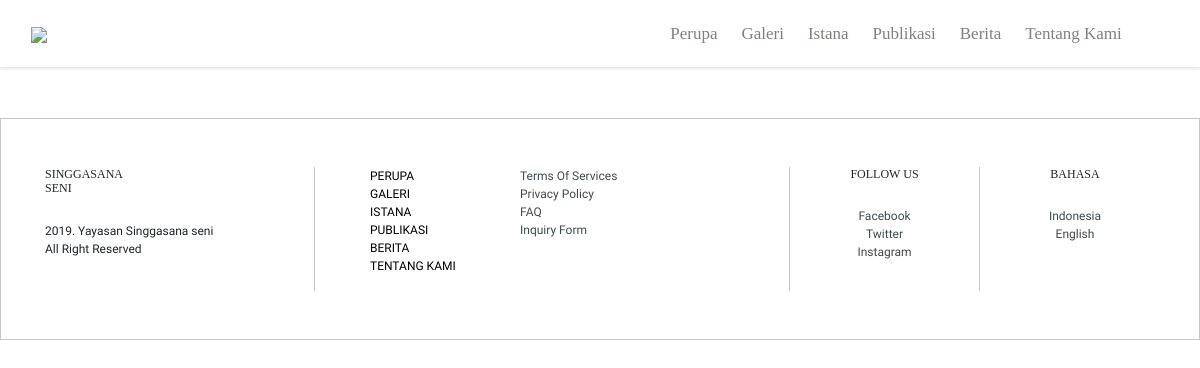
The app's page /privacypolicy/, older data.
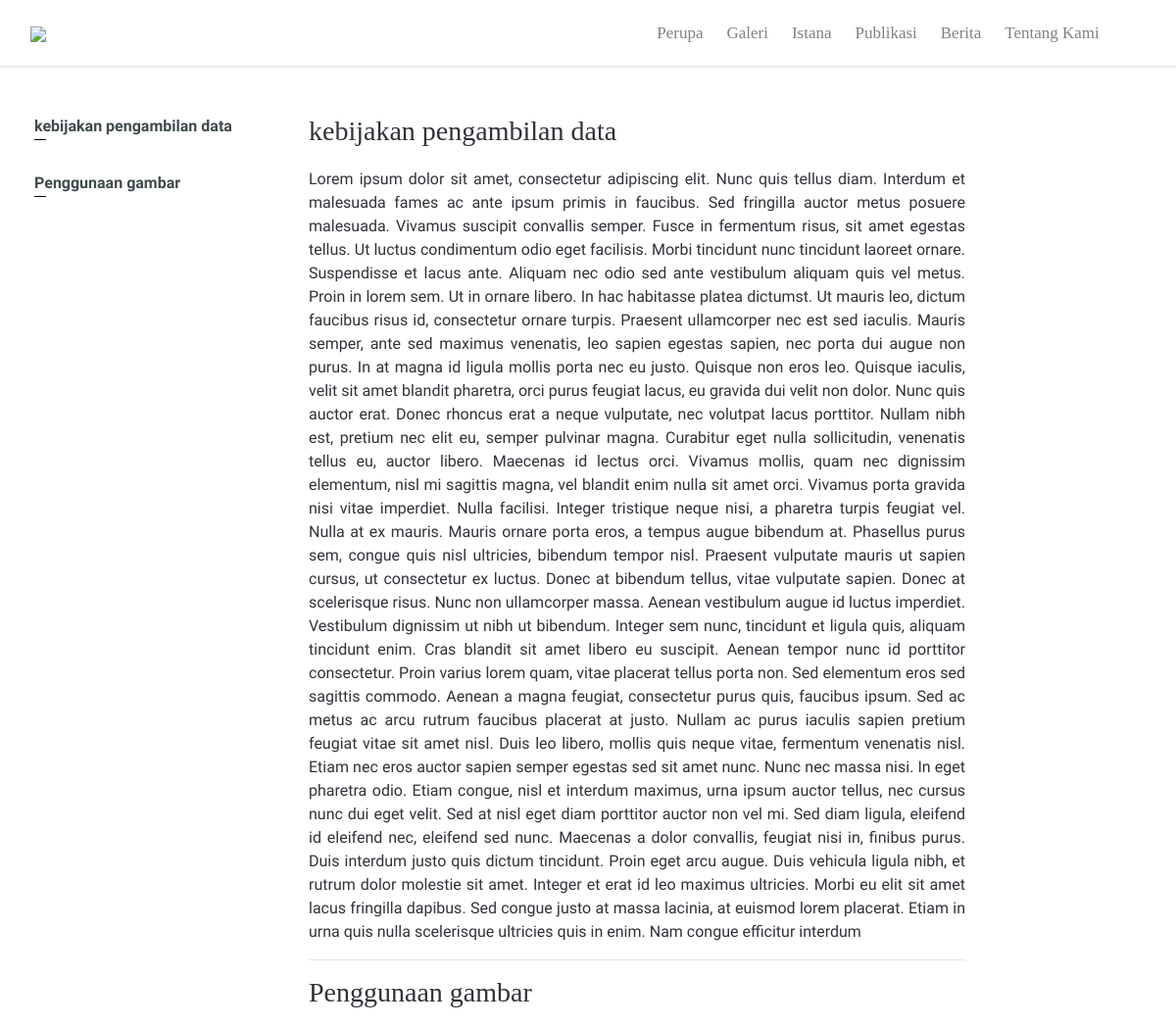
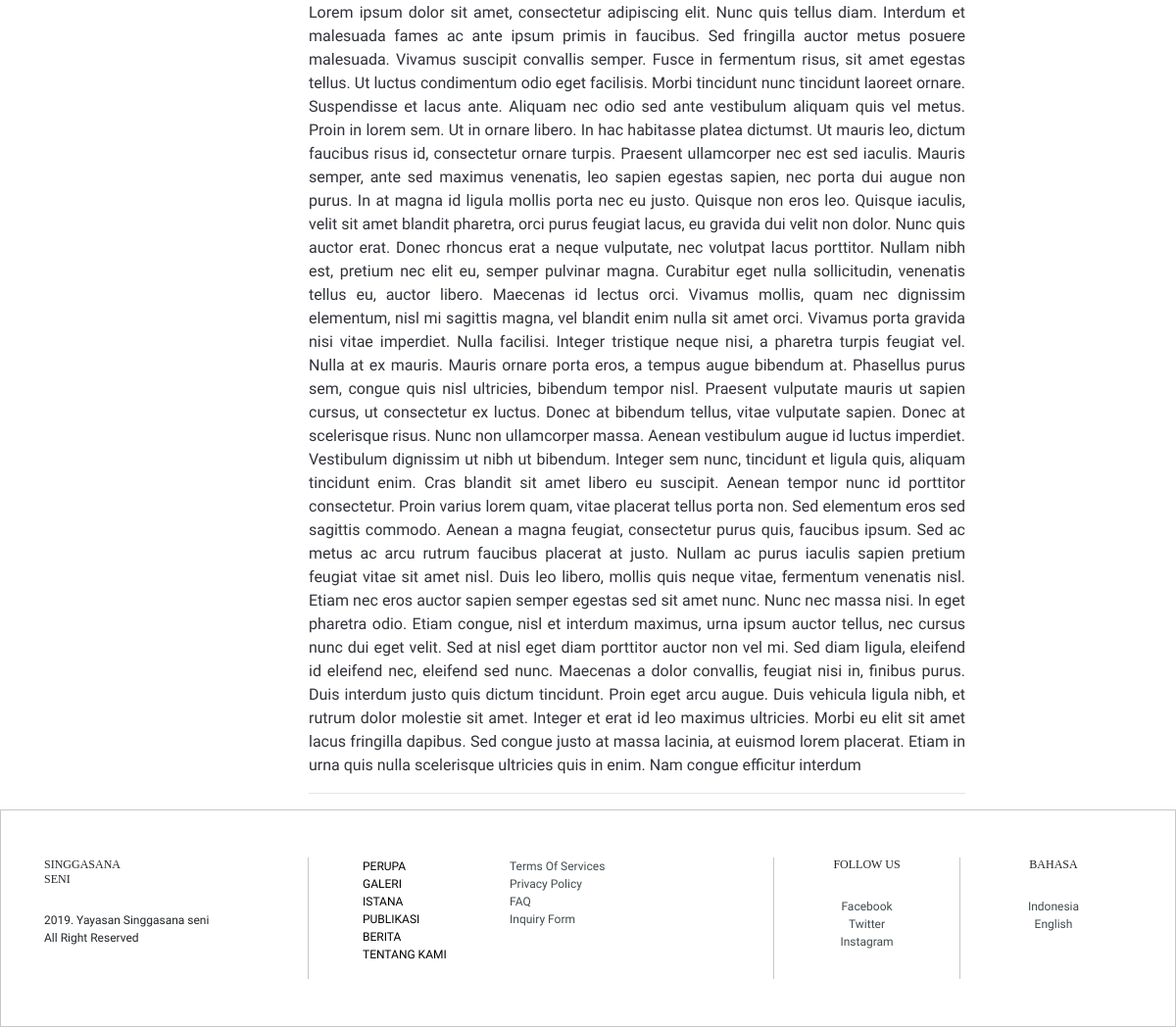
The same page, newer data (2 pictures, top to bottom).
### singgasanaseni/models.py (models this page shows, shortened)
class Privacy(models.Model):
    Judul = models.CharField(max_length=150)
    Isi = models.TextField()
    Judul_en = models.CharField(max_length=150)
    Isi_en = models.TextField()
    Created = models.DateTimeField(auto_now_add=True)
    Edited = models.DateTimeField(auto_now=True)
    class Meta:
        verbose_name_plural = 'Privacy Policy'

### singgasanaseni/views.py (the view)
# urls.py: path('privacypolicy/', singgasanaseniviews.PrivacyPolicy, name='Privacy-policy'),
def PrivacyPolicy(request):
    PRIVACY = Privacy.objects.all().order_by('-Judul').distinct()
    return render(request, 'footer/privacypolicy.html', {'privacy': PRIVACY})

### singgasanaseni/context_processors.py (called while the page is built)
def ga_tracking_id(request):
    return {'ga_tracking_id': settings.GA_TRACKING_ID}

### singgasanaseni/templates/footer/privacypolicy.html (shortened to what this page needs)
{% extends "base.html" %}
{% load static %}
{% block content %}
 <article>
      <div class="container-fluid">
          <div class="row sectionistana">
            <div class="col-md-3 sidebaristana sidebarberita">
              <div class="fixedmenuberita" id="menufixed">
                  {% for term in privacy %}
                    <div class="beritaterkait">
                         <font><a href="#{{ term.Judul | slugify }}">{{ term.Judul }}</a></font><br>
                         <span>&nbsp;&nbsp;&nbsp;</span>
                     </div>
                {% endfor %}
            </div>
            </div>
          <div class="col-md-7 isiberita" style="text-align: justify; color: #2f3238">
          {% for term in privacy %}
            <div id="{{ term.Judul |slugify }}">
                <div class="heading">
                        <h3>{{ term.Judul }}</h3>
                </div>
                <p>
                  {{ term.Isi }}
                </p>
            </div><hr/>
          {% endfor %}
          </div>
          </div>
      </div>
    </article>
{% endblock content%}

Row changes from the older to the newer data that the page shows:
added Privacy: Judul "kebijakan pengambilan data", Isi "Lorem ipsum dolor sit amet, consectetur adipiscing elit. Nunc quis tellus diam. Interdum et malesuada fames ac ante ipsum primis in faucibus. Sed fringilla auctor metus posuere malesuada. Vivamus suscipit convallis semper. Fusce in fermentum risus, sit amet egestas tellus. Ut luctus condimentum odio eget facilisis. Morbi tincidunt nunc tincidunt laoreet ornare. Suspendisse et lacus ante. Aliquam nec odio sed ante vestibulum aliquam quis vel metus. Proin in lorem sem. Ut in ornare libero. In hac habitasse platea dictumst. Ut mauris leo, dictum faucibus risus id, consectetur ornare turpis. Praesent ullamcorper nec est sed iaculis. Mauris semper, ante sed maximus venenatis, leo sapien egestas…"
added Privacy: Judul "Penggunaan gambar", Isi "Lorem ipsum dolor sit amet, consectetur adipiscing elit. Nunc quis tellus diam. Interdum et malesuada fames ac ante ipsum primis in faucibus. Sed fringilla auctor metus posuere malesuada. Vivamus suscipit convallis semper. Fusce in fermentum risus, sit amet egestas tellus. Ut luctus condimentum odio eget facilisis. Morbi tincidunt nunc tincidunt laoreet ornare. Suspendisse et lacus ante. Aliquam nec odio sed ante vestibulum aliquam quis vel metus. Proin in lorem sem. Ut in ornare libero. In hac habitasse platea dictumst. Ut mauris leo, dictum faucibus risus id, consectetur ornare turpis. Praesent ullamcorper nec est sed iaculis. Mauris semper, ante sed maximus venenatis, leo sapien egestas…"
